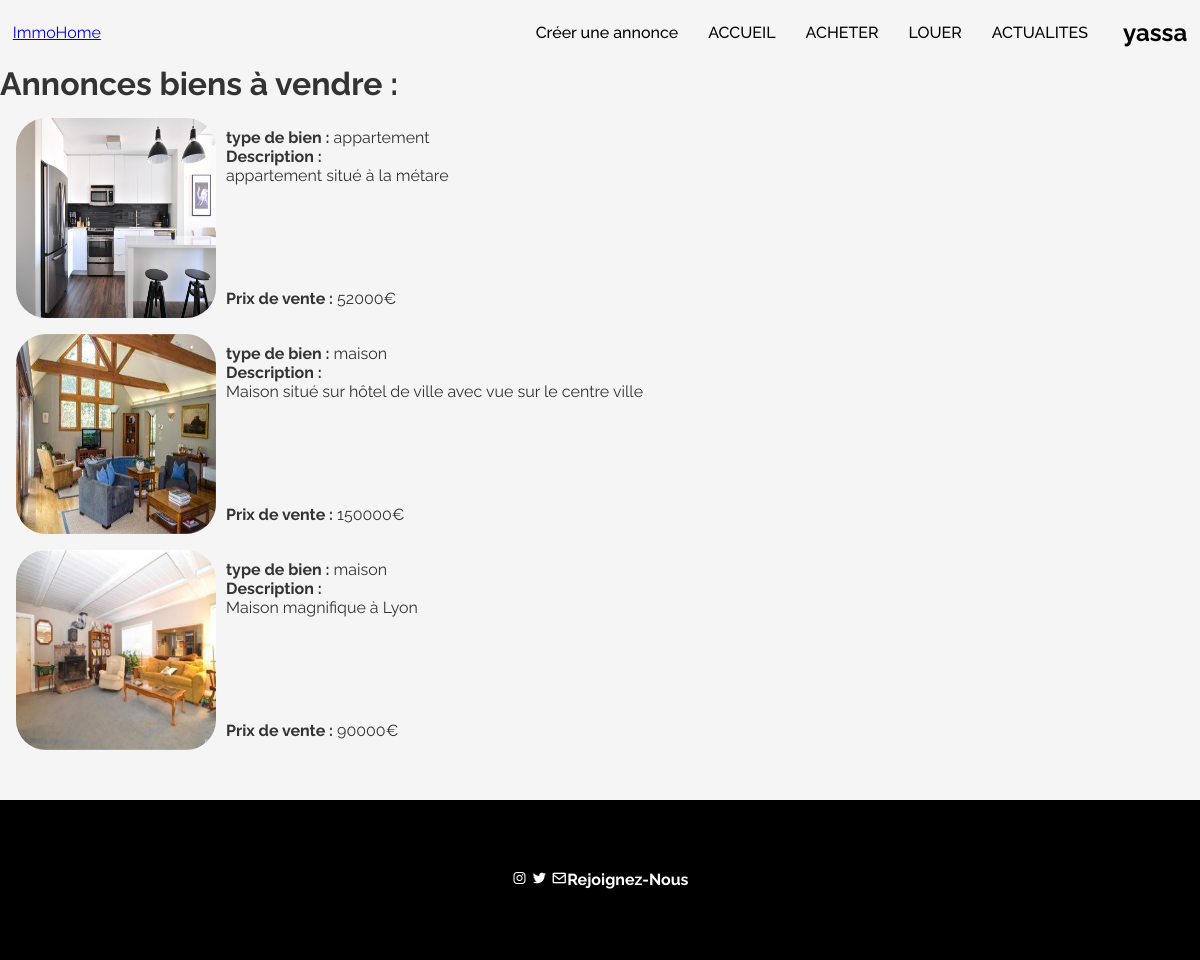
Screenshot of /acheter.php (signed in) with the database file from the repository.
### tables this page shows
CREATE TABLE `users` (
  `id` bigint(20) UNSIGNED NOT NULL,
  `user_name` varchar(100) NOT NULL,
  `password` varchar(100) NOT NULL,
  `date` timestamp NOT NULL DEFAULT current_timestamp() ON UPDATE current_timestamp(),
  `nom` varchar(255) DEFAULT NULL,
  `prenom` varchar(255) DEFAULT NULL,
  `number` varchar(255) DEFAULT NULL
);

CREATE TABLE `biens_achat` (
  `id_bien` bigint(20) UNSIGNED NOT NULL COMMENT 'clé primaire et étrangère de la table biens_immbiliers(id)',
  `prix` mediumint(8) UNSIGNED NOT NULL COMMENT 'prix d''achat du bien'
);

CREATE TABLE `images_biens_immobiliers` (
  `id_bien` bigint(20) UNSIGNED NOT NULL COMMENT 'identifiant du bien correspondant à l''image',
  `nom_image` varchar(255) NOT NULL COMMENT 'nom de l''image dans la base d''images (dossier)'
);

CREATE TABLE `biens_immobiliers` (
  `id` bigint(20) UNSIGNED NOT NULL,
  `id_user` bigint(20) UNSIGNED DEFAULT NULL COMMENT 'Clé étrangère, clé primaire de la table users',
  `id_ville` int(10) UNSIGNED DEFAULT NULL COMMENT 'Clé étrangère, clé primaire de la table ville',
  `surface` smallint(5) UNSIGNED DEFAULT NULL COMMENT 'La surface du bien immobilier',
  `type` enum('appartement','maison','terrain','parking','autre') DEFAULT NULL,
  `description` text DEFAULT NULL COMMENT 'description du bien'
);

### function.php (called while the page is built, shortened)
<?php
function check_login(){
    if ( isset($_SESSION['user_id'] ) ){
        $id = $_SESSION['user_id'] ;
        $db = connect() ;
        $query = 'select * from users where id = :id limit 1' ;
        $query = $db->prepare($query) ;
        $query->execute([':id' => $id]) ;
        if ($query){
            if ($query && ($query->rowCount() > 0)){
                $user_data = $query->fetch() ;
                return $user_data ;
            }
        }
    }
    return null ;
}

### acheter.php (the view, shortened to what this page needs)
<?php
    include('function.php') ;
    $user_data = check_login() ;
?>
<!DOCTYPE html>
<html>
  <head>
    <link rel="stylesheet" href="https://cdn.jsdelivr.net/npm/boxicons@latest/css/boxicons.min.css">
    <link rel='stylesheet' href='style_annonce.css'>
  </head>
  <body>
  <header>
    <?php include("header.php") ; ?>
  </header>
    <h1>Annonces biens à vendre : </h1>
    <?php
    $db = connect() ;
    if (isset($_GET) && count($_GET) > 0 ){
        $prix_min = 0 ;
        $prix_max = 1000000000 ;
        $surface_min = 0 ;
        $surface_max = 65535 ;
        if (isset($_GET['type']) && isset($_GET['ville'])) {
            $type = filter_input(INPUT_GET, 'type' ) ;
            $ville = filter_input(INPUT_GET, 'ville') ;
            if (isset($_GET['prix_min']) && is_numeric($_GET['prix_min']))
                $prix_min = intval($_GET['prix_min']) ;
            if (isset($_GET['prix_max']) && is_numeric($_GET['prix_max']))
                $prix_max = intval($_GET['prix_max']) ;
            if (isset($_GET['surface_min']) && is_numeric($_GET['surface_min']) )
                $surface_min = intval($_GET['surface_min']) ;
            if (isset($_GET['surface_max']) && is_numeric($_GET['surface_max']))
                $surface_max = intval($_GET['surface_max']) ;
        }
        $query = "SELECT id_bien AS 'id' , prix, id_user, id_ville, surface, type, description
                FROM biens_achat, biens_immobiliers
                WHERE biens_achat.id_bien = biens_immobiliers.id
                AND biens_immobiliers.type LIKE :type
                AND id_ville = :ville
                AND prix >= :prix_min AND prix <= :prix_max
                AND surface >= :surface_min AND surface <= :surface_max" ;
        $query = $db->prepare($query) ;
        $query->execute([":type"=>$type, ':ville'=>$ville , ":prix_min"=>$prix_min, ":prix_max"=>$prix_max, ":surface_min"=> $surface_min, "surface_max"=> $surface_max]) ;
    }
    else{
        $query = "SELECT id_bien AS 'id' , prix, id_user, id_ville, surface, type, description
                FROM biens_achat, biens_immobiliers
                WHERE biens_achat.id_bien = biens_immobiliers.id" ;
        $query = $db->prepare($query) ;
        $query->execute() ;
    }
    for($i=0 ; $i<$query->rowCount() ; $i++){
        $result = $query->fetch() ;
        $query_image = 'select * from images_biens_immobiliers where id_bien = :id ' ;
        $query_image = $db->prepare($query_image) ;
        $query_image->execute([':id' => $result['id']]) ;
        ?>
        <div class='cont_annonce'>
          <div class='img_bx'>
            <?php if ($query_image && !$query_image->rowCount()) :?>
              <img src='images_annonces/no_photo.jpg' alt='photo indisponible'>
            <?php else : ?>
              <img src=<?php echo 'images_annonces/' . $query_image->fetch()['nom_image'] ; ?> alt='photo indisponible'>
            <?php endif ; ?>
          </div>
          <div class='cont_descr'>
            <p>
            <strong>type de bien :</strong> <?php echo $result['type'] . '<br>';?>
            <strong>Description :</strong>
            <?php echo '<br>' . $result['description'] ; ?>
            </p>
            <p class='prix'>
            <strong>Prix de vente :</strong> <?php echo $result['prix'] . '€' ; ?>
            </p>
          </div>
        </div>
    <?php } ?>
    <?php
      include('footer.php') ;
    ?>
  </body>
</html>

### header.php (shortened to what this page needs)
<nav>
    <a href="#" class="logo">ImmoHome </a>
    <div class="elements">
        <ul>
            <div class="btn_haut"><li><a href="ajout_annonce.php">Créer une annonce</a></li></div>
            <li><a href="index.php">ACCUEIL</a></li>
            <li><a href="acheter.php">ACHETER</a></li>
            <li><a href="louer.php">LOUER</a></li>
            <li><a href="#actualite">ACTUALITES</a></li>
        </ul>
        <div class="account">
            <?php if (isset($user_data)) :?>
                <h1 id="user"><?php echo $user_data['user_name'] ; ?> </h1>
            <?php else : ?>
                <a href="login.php">
                <i class='bx bx-user'></i>
                </a>
            <?php endif ; ?>
        </div>
    </div>
</nav>

### style_annonce.css (style rules this page uses)
* { font-family: 'Raleway', sans-serif ; padding: 0; margin: 0; box-sizing: border-box; }
header { margin: auto; padding : 0.8em ; width: 100%; transition: .3s linear; background-color : whitesmoke ; }
header nav { margin: 5px auto; width:100%; height:7%; justify-content: space-between; align-items: center; display: flex; }
header nav .elements { display: flex; align-items: center; }
header nav .elements ul { display: flex; list-style: none; align-items: center; }
header nav .elements ul li { display: flex; padding: 3px 15px; align-items: center; }
header nav .elements ul li a { font-style: 12px; font-weight: 500; color: #000; transition: .3s linear; text-decoration: none; }
.account { display: flex; align-items: center; margin-left: 20px; color: #000;; }
.cont_annonce { margin : 1em ; display : flex ; width : 80% ; height : 200px ; border-radius : 30px ; background-color : whitesmoke ; }
.cont_annonce .img_bx { padding-right : 5% ; width : 200px ; height : 200px ; }
.cont_annonce img { border-radius : 30px ; width : inherit ; height : inherit ; }
.cont_annonce .cont_descr { float : left ; }
p { width : inherit ; height : inherit ; padding : 10px ; overflow : hidden ; }
p.prix { position : sticky ; top : 100% ; }
body { font-family: Arial, sans-serif; font-size: 16px; color: #333; background-color: #f5f5f5; }

### rows the page displays
users: user_name "yassa"
biens_achat: images_biens_immobiliers.nom_image (picture), id_bien.type "appartement", id_bien.description "appartement situé à la métare", prix "52000"
biens_achat: images_biens_immobiliers.nom_image (picture), id_bien.type "maison", id_bien.description "Maison situé sur hôtel de ville avec vue sur le centre ville", prix "150000"
biens_achat: images_biens_immobiliers.nom_image (picture), id_bien.type "maison", id_bien.description "Maison magnifique à Lyon", prix "90000"
